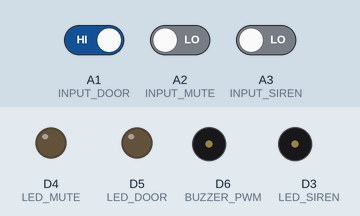
Bench run of a program on a simulated Arduino Uno R4 Minima. On the bench: output pins drawn as LEDs (lit = HIGH), buzzer (waves = sounding, pin HIGH). The inputs (shaded band) are chosen by the test bench; at power-on: A1 (INPUT_DOOR) HIGH, A2 (INPUT_MUTE) LOW, A3 (INPUT_SIREN) LOW.

Above: at 1.2 s.
1.3 s: A1 (INPUT_DOOR) driven LOW
At 2.5 s:
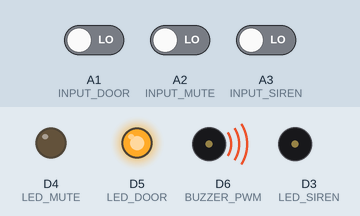
4.3 s: A2 (INPUT_MUTE) driven HIGH
At 5.5 s:
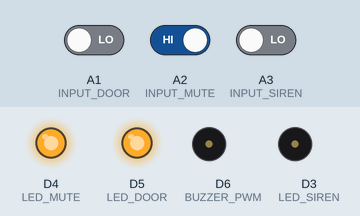
5.8 s: A3 (INPUT_SIREN) driven HIGH
At 6.7 s:
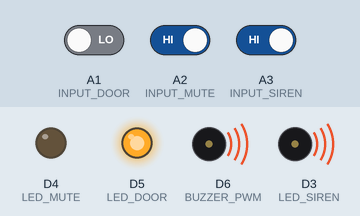
Timing chart, 0 to 13.3 s (numbered marks = the images above; inputs shaded):
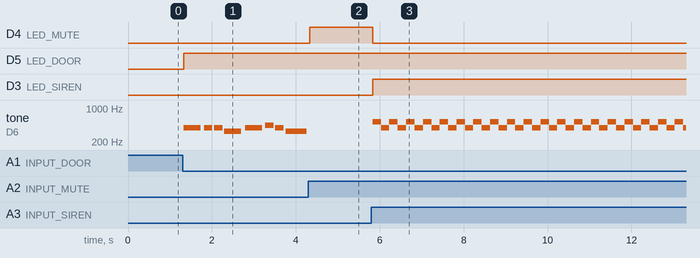

Measured:
- after the input at 1.3 s, D5 (LED_DOOR): LOW → HIGH at once; tone on D6 (BUZZER_PWM): plays 392 Hz for 0.40 s, 392 Hz for 0.20 s, 392 Hz for 0.20 s, 330 Hz for 0.40 s, 392 Hz for 0.40 s, 440 Hz for 0.20 s … (8 notes in this stretch), starting at once
- after the input at 4.3 s, D4 (LED_MUTE): LOW → HIGH at once; tone on D6 (BUZZER_PWM): stops changing and stays silent
- after the input at 5.8 s, D4 (LED_MUTE): HIGH → LOW at once; D3 (LED_SIREN): LOW → HIGH at once; tone on D6 (BUZZER_PWM): alternates 523 Hz for 0.20 s and 392 Hz for 0.20 s, starting at once

The program:

main.cpp
```cpp
#include <Arduino.h>

#include "pin_definitions.h"
#include "debounce.h"
#include "melody_player.h"
#include "melody_playlist.h"

// Defining States for FSM
enum State {
    STATE_IDLE,
    STATE_DOOR_ALERT,
    STATE_MUTED,
    STATE_SIREN
};

State state = STATE_IDLE;

// Inputs
DebouncedInput door;
DebouncedInput muteBtn;
DebouncedInput sirenBtn;

// Timing
unsigned long muteStartTime = 0;
const unsigned long MUTE_TIMEOUT_MS = 5UL * 60UL * 1000UL;

unsigned long pauseStartTime = 0;
const unsigned long PAUSE_MS = 3000; // 3 second pause between melodies
bool inPause = false;

// Setup
void setup() {
    pinMode(LED_DOOR, OUTPUT);
    pinMode(LED_MUTE, OUTPUT);
    pinMode(LED_SIREN, OUTPUT);
    pinMode(BUZZER_PWM, OUTPUT);

    pinMode(INPUT_DOOR, INPUT_PULLUP); // Changed for Normally-Closed reed + pull-up
    pinMode(INPUT_MUTE, INPUT);        // external pull-down
    pinMode(INPUT_SIREN, INPUT);       // external pull-down

    initDebounce(door, INPUT_DOOR);
    initDebounce(muteBtn, INPUT_MUTE);
    initDebounce(sirenBtn, INPUT_SIREN);

    digitalWrite(LED_DOOR, LOW);
    digitalWrite(LED_MUTE, LOW);
    digitalWrite(LED_SIREN, LOW);

    stopMelody();
}

// Main Loop
void loop() {

    // Update inputs using debouncer
    updateDebounce(door);
    updateDebounce(muteBtn);
    updateDebounce(sirenBtn);

    // Bool reads TRUE when NC reed reads LOW
    bool doorOpen = (door.stableState == LOW);

    // FSM
    switch (state) {

        case STATE_IDLE:
            if (sirenBtn.stableState == HIGH) {
                playMelodyLoop(MELODY_SIREN);
                digitalWrite(LED_SIREN, HIGH);
                state = STATE_SIREN;
                break;
            }

            if (doorOpen) {
                playMelodyOnce(getNextDoorMelody());
                digitalWrite(LED_DOOR, HIGH);
                state = STATE_DOOR_ALERT;
            }
            break;

        case STATE_DOOR_ALERT:
            digitalWrite(LED_DOOR, doorOpen ? HIGH : LOW); // C++ incorporation: LED output based on doorOpen boolean
            updateMelody();

            // Melody finished, pause before next one
            if (isMelodyFinished() && doorOpen) {
                if (!inPause) {
                    inPause = true;
                    pauseStartTime = millis();
                    stopMelody();
                } else if (millis() - pauseStartTime >= PAUSE_MS) {
                    inPause = false;
                    playMelodyOnce(getNextDoorMelody());
                }
            }

            if (!doorOpen) {
                stopMelody();
                digitalWrite(LED_DOOR, LOW);
                inPause = false;
                state = STATE_IDLE;
            }

            if (muteBtn.stableState == HIGH) { // Mute btn can only be triggered in door open state
                stopMelody();
                digitalWrite(LED_MUTE, HIGH);
                muteStartTime = millis();
                inPause = false;
                state = STATE_MUTED;
            }

            if (sirenBtn.stableState == HIGH) {
                stopMelody();
                playMelodyLoop(MELODY_SIREN);
                digitalWrite(LED_SIREN, HIGH);
                inPause = false;
                state = STATE_SIREN;
            }
            break;

        case STATE_MUTED:
            digitalWrite(LED_DOOR, doorOpen ? HIGH : LOW);

            if (!doorOpen) {
                digitalWrite(LED_MUTE, LOW);
                inPause = false;
                state = STATE_IDLE;
            }

            if (millis() - muteStartTime >= MUTE_TIMEOUT_MS && doorOpen) {
                digitalWrite(LED_MUTE, LOW);
                playMelodyOnce(getNextDoorMelody());
                inPause = false;
                state = STATE_DOOR_ALERT;
            }

            if (sirenBtn.stableState == HIGH) {
                digitalWrite(LED_MUTE, LOW);
                playMelodyLoop(MELODY_SIREN);
                digitalWrite(LED_SIREN, HIGH);
                inPause = false;
                state = STATE_SIREN;
            }
            break;

        case STATE_SIREN:
            updateMelody();
            break; // Siren runs on endless loop until hardware reset
    }
}
```

debounce.h
```cpp
#ifndef DEBOUNCE_H
#define DEBOUNCE_H

#include <Arduino.h>

struct DebouncedInput {
  uint8_t pin;
  bool stableState;
  bool lastReading;
  unsigned long lastChangeTime;
};

inline void initDebounce(DebouncedInput &in, uint8_t pin) {
  in.pin = pin;
  in.stableState = digitalRead(pin);
  in.lastReading = in.stableState;
  in.lastChangeTime = millis();
}

inline void updateDebounce(DebouncedInput &in, unsigned long debounceMs = 30) {
  bool reading = digitalRead(in.pin);

  if (reading != in.lastReading) {
    in.lastChangeTime = millis();
  }

  if ((millis() - in.lastChangeTime) > debounceMs) {
    in.stableState = reading;
  }

  in.lastReading = reading;
}

#endif
```

melodies.h
```cpp
#ifndef MELODIES_H
#define MELODIES_H

#include <Arduino.h>
#include "notes.h"

//Types
struct Note {
  uint16_t pitch;
  uint16_t duration;
};

struct Melody {
  const Note *notes;
  uint8_t length;
};

//Initial test melody chime, can be removed later.
const Note melodyDoor[] = {
  {NOTE_G4, 150},
  {NOTE_REST, 50},
  {NOTE_A4, 150},
  {NOTE_REST, 50},
  {NOTE_C5, 300},
};

const Melody MELODY_DOOR = {
  melodyDoor,
  sizeof(melodyDoor) / sizeof(Note)
};

//Toreador
const Note melodyToreador[] = {
  {NOTE_G4, 400}, {NOTE_REST, 80},
  {NOTE_G4, 200}, {NOTE_REST, 40},
  {NOTE_G4, 200}, {NOTE_REST, 40},
  {NOTE_E4, 400}, {NOTE_REST, 100},

  {NOTE_G4, 400}, {NOTE_REST, 80},
  {NOTE_A4, 200}, {NOTE_REST, 40},
  {NOTE_G4, 200}, {NOTE_REST, 40},
  {NOTE_E4, 500}, {NOTE_REST, 150},

  {NOTE_C4, 400}, {NOTE_REST, 80},
  {NOTE_E4, 200}, {NOTE_REST, 40},
  {NOTE_G4, 400}, {NOTE_REST, 80},
  {NOTE_A4, 400}, {NOTE_REST, 100},

  {NOTE_G4, 400}, {NOTE_REST, 80},
  {NOTE_E4, 200}, {NOTE_REST, 40},
  {NOTE_C4, 600}, {NOTE_REST, 250},

  {NOTE_E4, 250}, {NOTE_REST, 50},
  {NOTE_G4, 250}, {NOTE_REST, 50},
  {NOTE_A4, 400}, {NOTE_REST, 100},
  {NOTE_G4, 600}, {NOTE_REST, 400}
};

const Melody MELODY_TOREADOR = {
  melodyToreador,
  sizeof(melodyToreador) / sizeof(Note)
};

//Spiderman theme
const Note melodySpiderMan[] = {
  {NOTE_E4, 200}, {NOTE_REST, 40},
  {NOTE_G4, 200}, {NOTE_REST, 40},
  {NOTE_A4, 400}, {NOTE_REST, 80},

  {NOTE_G4, 200}, {NOTE_REST, 40},
  {NOTE_E4, 200}, {NOTE_REST, 40},
  {NOTE_D4, 500}, {NOTE_REST, 150},

  {NOTE_E4, 200}, {NOTE_REST, 40},
  {NOTE_G4, 200}, {NOTE_REST, 40},
  {NOTE_A4, 200}, {NOTE_REST, 40},
  {NOTE_B4, 300}, {NOTE_REST, 60},

  {NOTE_A4, 200}, {NOTE_REST, 40},
  {NOTE_G4, 200}, {NOTE_REST, 40},
  {NOTE_E4, 500}, {NOTE_REST, 200},

  {NOTE_A4, 250}, {NOTE_REST, 60},
  {NOTE_C5, 250}, {NOTE_REST, 60},
  {NOTE_B4, 400}, {NOTE_REST, 80},

  {NOTE_A4, 200}, {NOTE_REST, 40},
  {NOTE_G4, 200}, {NOTE_REST, 40},
  {NOTE_E4, 500}, {NOTE_REST, 200},

  {NOTE_G4, 200}, {NOTE_REST, 40},
  {NOTE_A4, 200}, {NOTE_REST, 40},
  {NOTE_B4, 250}, {NOTE_REST, 60},
  {NOTE_C5, 250}, {NOTE_REST, 60},

  {NOTE_B4, 250}, {NOTE_REST, 60},
  {NOTE_A4, 250}, {NOTE_REST, 60},
  {NOTE_G4, 600}, {NOTE_REST, 400}
};

const Melody MELODY_SPIDERMAN {
  melodySpiderMan,
  sizeof(melodySpiderMan) / sizeof(Note)
};

//Tetris
const Note melodyTetris[] = {
  {NOTE_E5, 400}, {NOTE_B4, 200}, {NOTE_C5, 200},
  {NOTE_D5, 400}, {NOTE_C5, 200}, {NOTE_B4, 200},
  {NOTE_A4, 400}, {NOTE_A4, 200}, {NOTE_C5, 200},
  {NOTE_E5, 400}, {NOTE_D5, 200}, {NOTE_C5, 200},
  {NOTE_B4, 400}, {NOTE_C5, 200}, {NOTE_D5, 400},
  {NOTE_E5, 400}, {NOTE_C5, 400}, {NOTE_A4, 400},
  {NOTE_A4, 400},
};

const Melody MELODY_TETRIS = {
  melodyTetris,
  sizeof(melodyTetris) / sizeof(Note)
};

//Jingle Bells
const Note melodyJingleBells[] {
  {NOTE_E4, 250}, {NOTE_E4, 250}, {NOTE_E4, 500},
  {NOTE_REST, 50},
  {NOTE_E4, 250}, {NOTE_E4, 250}, {NOTE_E4, 500},
  {NOTE_REST, 50},
  {NOTE_E4, 250}, {NOTE_G4, 250}, {NOTE_C4, 250}, {NOTE_D4, 250}, {NOTE_E4, 1000},
  {NOTE_REST, 50},

  {NOTE_F4, 250}, {NOTE_F4, 250}, {NOTE_F4, 250}, {NOTE_F4, 250},
  {NOTE_F4, 250}, {NOTE_E4, 250}, {NOTE_E4, 250}, {NOTE_E4, 250}, {NOTE_E4, 250},
  {NOTE_E4, 250}, {NOTE_D4, 250}, {NOTE_D4, 250}, {NOTE_E4, 250}, {NOTE_D4, 500}, {NOTE_G4, 500},
};

const Melody MELODY_JINGLE_BELLS = {
  melodyJingleBells,
  sizeof(melodyJingleBells) / sizeof(Note)
};

//Fur Elise
const Note melodyFurElise[]{
  {NOTE_E5, 250}, {NOTE_DS5, 250}, {NOTE_E5, 250}, {NOTE_DS5, 250},
  {NOTE_E5, 250}, {NOTE_B4, 250}, {NOTE_D5, 250}, {NOTE_C5, 250},
  {NOTE_A4, 500}, {NOTE_REST, 100},

  {NOTE_C4, 250}, {NOTE_E4, 250}, {NOTE_A4, 250}, {NOTE_B4, 250},
  {NOTE_REST, 100},
  {NOTE_E4, 250}, {NOTE_GS4, 250}, {NOTE_B4, 250}, {NOTE_C5, 250},
  {NOTE_REST, 100},

  {NOTE_E5, 250}, {NOTE_DS5, 250}, {NOTE_E5, 250}, {NOTE_DS5, 250},
  {NOTE_E5, 250}, {NOTE_B4, 250}, {NOTE_D5, 250}, {NOTE_C5, 250},
  {NOTE_A4, 500}
};

const Melody MELODY_FUR_ELISE = {
  melodyFurElise,
  sizeof(melodyFurElise) / sizeof(Note)
};

//Beethoven No. 5
const Note melodyBeethoven[] = {
  {NOTE_G4, 250}, {NOTE_G4, 250}, {NOTE_G4, 250}, {NOTE_E4, 250},
  {NOTE_FS4, 250}, {NOTE_FS4, 250}, {NOTE_FS4, 250}, {NOTE_D4, 750},

  {NOTE_G4, 250}, {NOTE_G4, 250}, {NOTE_G4, 250}, {NOTE_E4, 750},
  {NOTE_FS4, 250}, {NOTE_FS4, 250}, {NOTE_FS4, 250}, {NOTE_D4, 750},

  {NOTE_E4, 250}, {NOTE_E4, 250}, {NOTE_F4, 250}, {NOTE_G4, 250},
  {NOTE_G4, 250}, {NOTE_F4, 250}, {NOTE_E4, 250}, {NOTE_D4, 250},
  {NOTE_REST, 100},

  {NOTE_G4, 250}, {NOTE_G4, 250}, {NOTE_G4, 250}, {NOTE_E4, 750},
  {NOTE_FS4, 250}, {NOTE_FS4, 250}, {NOTE_FS4, 250}, {NOTE_D4, 750},

};

const Melody MELODY_BEETHOVEN = {
  melodyBeethoven,
  sizeof(melodyBeethoven) / sizeof(Note)
};

const Note melodyRondaTurca[] = {
  {NOTE_E4, 125}, {NOTE_E4, 125}, {NOTE_E4, 125}, {NOTE_FS4, 125},
  {NOTE_G4, 125}, {NOTE_FS4, 125}, {NOTE_E4, 125}, {NOTE_D4, 125},
  {NOTE_C4, 125}, {NOTE_D4, 125}, {NOTE_E4, 125}, {NOTE_C4, 125},
  {NOTE_A3, 250}, {NOTE_REST, 50},

  {NOTE_A3, 125}, {NOTE_C4, 125}, {NOTE_E4, 125}, {NOTE_A4, 125},
  {NOTE_G4, 125}, {NOTE_E4, 125}, {NOTE_C4, 125}, {NOTE_A3, 125},
  {NOTE_REST, 50},

  {NOTE_E4, 125}, {NOTE_E4, 125}, {NOTE_E4, 125}, {NOTE_FS4, 125},
  {NOTE_G4, 125}, {NOTE_FS4, 125}, {NOTE_E4, 125}, {NOTE_D4, 125},
  {NOTE_C4, 125}, {NOTE_D4, 125}, {NOTE_E4, 125}, {NOTE_C4, 125},
  {NOTE_A3, 250}
};

const Melody MELODY_RONDA {
  melodyRondaTurca,
  sizeof(melodyRondaTurca) / sizeof(Note)
};

//Siren
const Note melodySiren[] = {
  {NOTE_C5, 200},
  {NOTE_G4, 200},
};

const Melody MELODY_SIREN = {
  melodySiren,
  sizeof(melodySiren) / sizeof(Note)
};

#endif
```

melody_player.h
```cpp
#ifndef MELODY_PLAYER_H
#define MELODY_PLAYER_H

#include <Arduino.h>
#include "pin_definitions.h"
#include "melodies.h"

static const Melody *currentMelody = nullptr;
static uint8_t melodyIndex = 0;
static unsigned long noteStartTime = 0;
static bool melodyActive = false;
static bool melodyFinished = false;

inline void playMelodyOnce(const Melody &melody) {
  currentMelody = &melody;
  melodyIndex = 0;
  noteStartTime = millis();
  melodyActive = true;
  melodyFinished = false;

  uint16_t pitch = melody.notes[0].pitch;
  if (pitch == NOTE_REST) noTone(BUZZER_PWM);
  else tone(BUZZER_PWM, pitch);
}

inline void playMelodyLoop(const Melody &melody) {
  currentMelody = &melody;
  melodyIndex = 0;
  noteStartTime = millis();
  melodyActive = true;
  melodyFinished = false;

  uint16_t pitch = melody.notes[0].pitch;
  if (pitch == NOTE_REST) noTone(BUZZER_PWM);
  else tone(BUZZER_PWM, pitch);
}

inline void stopMelody() {
  noTone(BUZZER_PWM);
  melodyActive = false;
  melodyFinished = true;
}

inline void updateMelody() {
  if (!melodyActive || !currentMelody) return;

  if (millis() - noteStartTime >= currentMelody->notes[melodyIndex].duration) {
    melodyIndex++;
    noteStartTime = millis();

    if (melodyIndex >= currentMelody->length) {
      if (currentMelody == &MELODY_SIREN) {
        melodyIndex = 0; //siren loops forever until reset
      } else {
        melodyActive = false;
        melodyFinished = true;
        noTone(BUZZER_PWM);
        return;
      }
    }

    uint16_t pitch = currentMelody->notes[melodyIndex].pitch;
    if (pitch == NOTE_REST) noTone(BUZZER_PWM);
    else tone(BUZZER_PWM, pitch);
  }
}

inline bool isMelodyFinished() {
  return melodyFinished;
}

#endif
```

melody_playlist.h
```cpp
#ifndef MELODY_PLAYLIST_H
#define MELODY_PLAYLIST_H

#include "melodies.h"

//Doorbell playlist (cycle through these)
const Melody *doorPlaylist[] = {
  &MELODY_TOREADOR,
  &MELODY_SPIDERMAN,
  &MELODY_TETRIS,
  &MELODY_JINGLE_BELLS,
  &MELODY_FUR_ELISE,
  &MELODY_BEETHOVEN,
  &MELODY_RONDA,
};

const uint8_t DOOR_PLAYLIST_LEN =
  sizeof(doorPlaylist) / sizeof(Melody*);

static uint8_t doorPlaylistIndex = 0;

inline const Melody& getNextDoorMelody() {
  const Melody &m = *doorPlaylist[doorPlaylistIndex];

  doorPlaylistIndex++;
  if (doorPlaylistIndex >= DOOR_PLAYLIST_LEN) {
    doorPlaylistIndex = 0;
  }

  return m;
}

#endif
```

notes.h
```cpp
#ifndef NOTES_H
#define NOTES_H

//Frequencies in HZ for PWM
#define NOTE_C4   262
#define NOTE_CS4  277
#define NOTE_D4   294
#define NOTE_DS4  311
#define NOTE_E4   330
#define NOTE_F4   349
#define NOTE_FS4  370
#define NOTE_G4   392
#define NOTE_GS4  415
#define NOTE_A4   440
#define NOTE_AS4  466
#define NOTE_B4   494

#define NOTE_C5   523
#define NOTE_CS5  554
#define NOTE_D5   587
#define NOTE_DS5  622
#define NOTE_E5   659
#define NOTE_F5   698
#define NOTE_FS5  740
#define NOTE_G5   784
#define NOTE_GS5  831
#define NOTE_A5   880
#define NOTE_AS5  932
#define NOTE_B5   988

#define NOTE_A3 220

#define NOTE_REST 0

#endif
```

pin_definitions.h
```cpp
#ifndef PIN_DEFINITIONS_H
#define PIN_DEFINITIONS_H

//Inputs
#define LED_DOOR 5  // P102
#define LED_MUTE 4 //P103
#define LED_SIREN 3 //P104

//Outputs
#define BUZZER_PWM 6 //P106
#define INPUT_DOOR 15 //P000
#define INPUT_MUTE 16 //P001
#define INPUT_SIREN 17 //P002

//Spare GPIOs (if your doorbell needs extra functionality ... ?)

//Breakout Header J4
#define P109 11 //pwm capable
#define P110 12
#define P111 13
#define P112 10 //pwm capable

//Breakout Header J5
#define P301 0
#define P302 1
#define P303 9 //pwm capable
#define P304 8

#endif // PIN_DEFINITIONS_H
```
